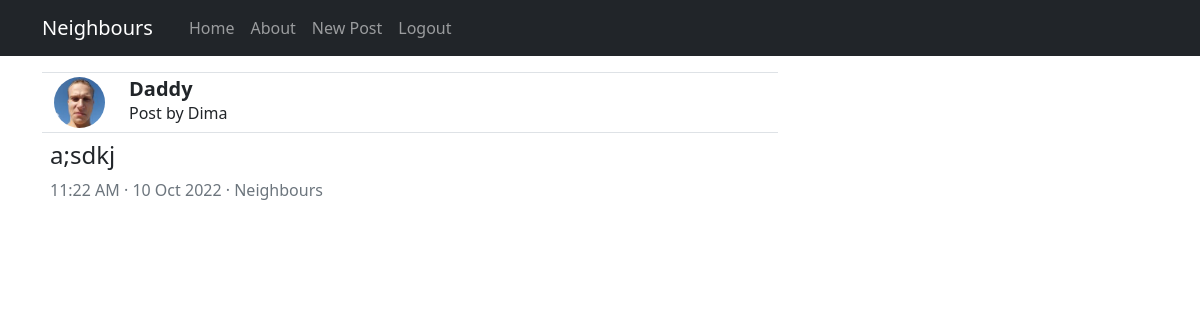
/post/4 (signed in), run on the app's committed database.
### flaskblog/models.py (models this page shows, shortened)
class User(db.Model, UserMixin):
    id = db.Column(db.Integer, primary_key=True)
    name = db.Column(db.String(20), unique=True, nullable=False)
    nickname = db.Column(db.String(120), unique=True, nullable=False)
    image_file = db.Column(db.String(20), nullable=False, default='default.jpg')
    password = db.Column(db.String(60), nullable=False)
    posts = db.relationship('Post', backref='author', lazy=True)
    email = db.Column(db.String(120), unique=True, nullable=False)

class Post(db.Model):
    id = db.Column(db.Integer, primary_key=True)
    date_posted = db.Column(db.DateTime, nullable=False, default=datetime.utcnow)
    content = db.Column(db.Text, nullable=False)
    user_id = db.Column(db.Integer, db.ForeignKey('user.id'), nullable=False)

### flaskblog/posts/routes.py (the view, shortened to what this page needs)
@posts.route("/post/<int:post_id>", methods=["GET", "POST"])
def post(post_id):
    form = DelPostForm()
    post = Post.query.get_or_404(post_id)
    return render_template('post.html', title=f"Post by {post.author.nickname}", post=post, form=form)

### flaskblog/models.py (called while the page is built)
@login_manager.user_loader
def load_user(user_id):
    return User.query.get(int(user_id))

### flaskblog/templates/post.html (shortened to what this page needs)
{% extends "layout.html" %} {% block content %}
<div class="container pb-3 mb-2 border-top">
  <div class="col">
    <div class="row border-bottom pb-1 pt-1">
      <div class="col-2" style="width: 75px">
        <a
          href="{{ url_for('users.user_posts', nickname=post.author.nickname) }}"
        >
          <img
            src="{{ url_for('static', filename='profile_pics/' + post.author.image_file) }}"
            class="img-fluid rounded-circle"
            alt="avatar"
          />
        </a>
      </div>
      <div class="col-8">
        <div class="d-flex flex-column">
          <h5 class="fw-bold mb-0">{{post.author.nickname}}</h5>
          <div class="m-0">Post by {{post.author.name}}</div>
        </div>
      </div>
    </div>
    <div class="row pt-2 h4 ps-2">{{post.content}}</div>
    <div class="row ps-2">
      <div class="col p-0 text-muted">
        {{ post.date_posted.strftime('%-I:%-M %p') }} &#183;
        {{post.date_posted.strftime("%-m %b %Y")}} &#183; Neighbours
      </div>
    </div>
  </div>
</div>
{% endblock content %}

### data on the page
User: image_file (picture), author.nickname "Daddy", author.name "Dima"
Post: content "a;sdkj", date_posted "11:22 AM", date_posted "10 Oct 2022"
